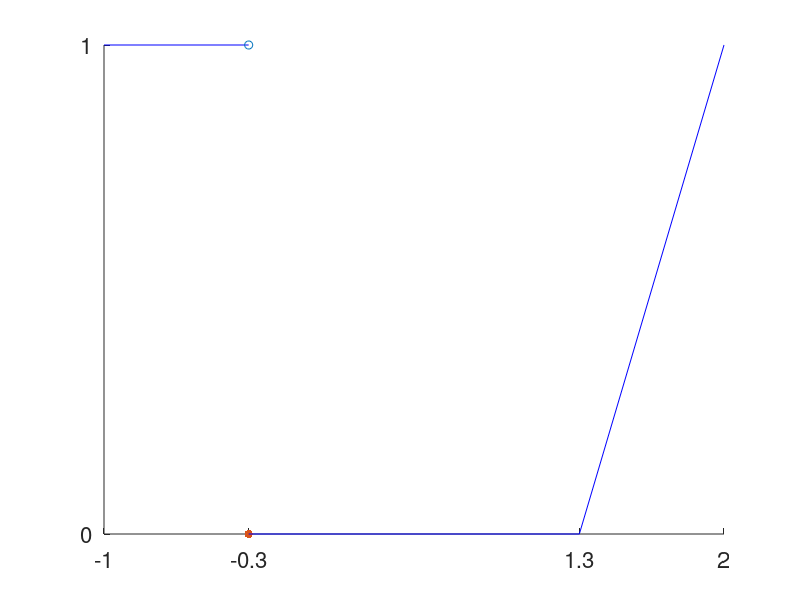

The MATLAB script that drew this image: (Note: this script raises an error after producing the figure.)
function bottom_bright_prior_plot()
%BOTTOM_BRIGHT_PRIOR_PLOT Plot bottom bright function
figure;
hold on;

% Points on the x axis, change to adjust the x values position
x = [-1, -0.3, 1.3, 2];

% Increased fontsize for better viewing
fontsize = 16;

% Plot values
plot(x(1:2),[1,1], 'b-');
scatter(x(2), 1, 'bo');
scatter(x(2), 0, 'bo', 'filled');
plot(x(2:4), [0, 0, 1], 'b-');

% Set axis ticks and names
set(gca,'YTick', [0, 1],'fontsize',fontsize);
set(gca,'XTick', x,'fontsize',fontsize);

% Names in the x axis, using latex fonts
format_ticks(gca,{'$-\infty$', '0', '$th_{bb}$', '$t_{md}$'});

% Set axis labels
ylabel('$f_{bb}(v_{i,j,k})$','Interpreter','latex','fontsize',fontsize);
xlabel('$\left( v_{i,j-1,k} - v_{i,j,k} \right)$','Interpreter','latex','fontsize',fontsize);

% Strecht the x axis and squash the y axis
pbaspect([1.1 0.5 1]);

hold off;

% Optionally run this command to reduce margin size in the saved figure
% pdfcrop -margins 10 infile.pdf outfile.pdf
end

